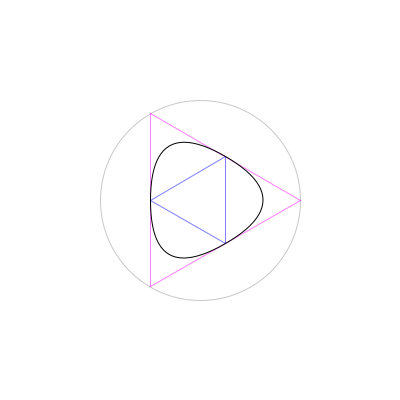
Frame 1 (no input)
Frame 60 (the mouse pressed at the canvas centre just before this capture): identical to frame 1, image omitted
Frame 120 (the mouse held since frame 60 and released just before this capture): identical to frame 1, image omitted

The Processing sketch that drew this single still picture (run headless with seeded random() and noise(); from frame 60 on, the mouse is pressed at the canvas centre):

// Processing sketch: bezier_02_004
// ── bezier_02_004.pde
PVector[] p, mp;
int sides;
float r, da;

void setup(){
  size(400,400);
  r = 100;
  
  define(3);
}
void define(int ss){
  sides = ss;
  da = TWO_PI/sides;
  p  = new PVector[sides];
  mp = new PVector[sides];
  
  for(int i=0; i<sides; i++){
    p[i]=new PVector(width/2+r*cos(i*da),height/2+r*sin(i*da));
  }
  
  for(int i=0; i<sides; i++){
    mp[i]=new PVector( (p[i].x+p[(i+1)%sides].x)/2, (p[i].y+p[(i+1)%sides].y)/2);
  }
//println(p);
}
void draw(){
  background(255);
  stroke(200);//noFill();
  ellipse(width/2, height/2, 2*r, 2*r);
  stroke(255,0,255,128);
  for(int i=0; i<sides; i++){
    line(p[i].x,p[i].y,p[(i+1)%sides].x,p[(i+1)%sides].y);
  }
  stroke(0,0,255,128);
  for(int i=0; i<sides; i++){
    line(mp[i].x,mp[i].y,mp[(i+1)%sides].x,mp[(i+1)%sides].y);
  }

//trace rounded
  stroke(0);noFill();
  beginShape();
  for(int i=0; i<sides; i++){
    PVector tmp1 = mp[i];
    PVector tmp2 = p[(i+1)%sides];
    PVector tmp3 = mp[(i+1)%sides];
    vertex(tmp1.x,tmp1.y);
    quadraticVertex(tmp2.x, tmp2.y, tmp3.x, tmp3.y);
  }
  endShape();
}
void keyPressed(){
  println(key);
  if(key=='3')define(3);
  if(key=='4')define(4);
  if(key=='5')define(5);
  if(key=='6')define(6);
  if(key=='7')define(7);
  if(key=='8')define(8);
}
